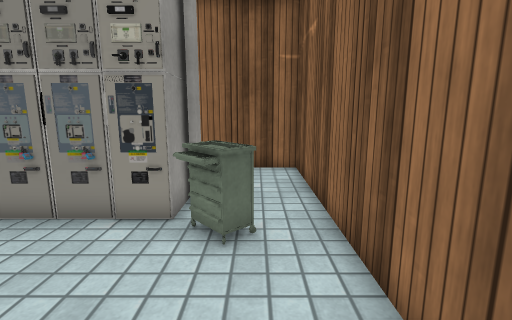
[1] (above)

16 first-person views from a walk through a Unity game level. The camera is 1.2 m above the floor, tilts 10° down and sees 85° across. The floor is counted in squares, 0.5 m on a side. Each view is taken from the middle of a square. On the plan, view 1 faces up. The plan holds only what a view shows up to about 18 squares ahead; the rest is blank. The player character is not drawn. Some surface patterns are stand-ins.

[2]
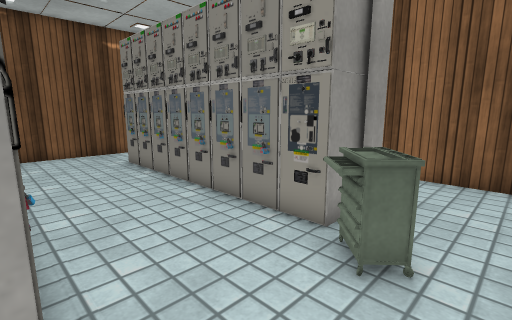

[3]
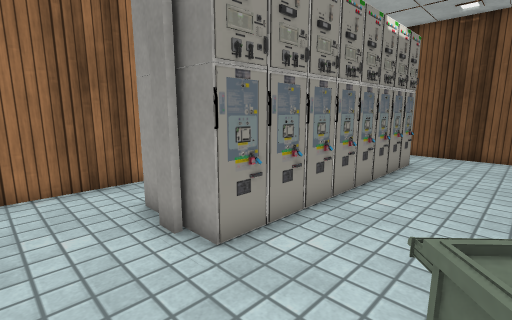

[4]
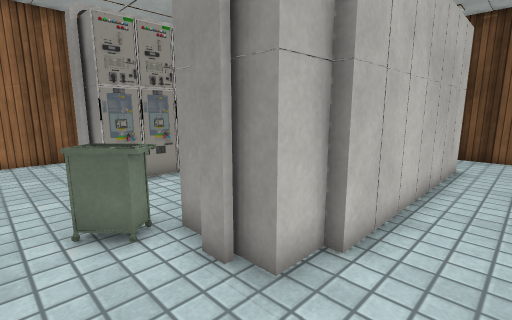

[5]
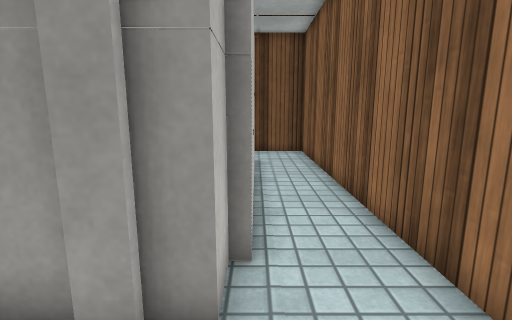

[6]
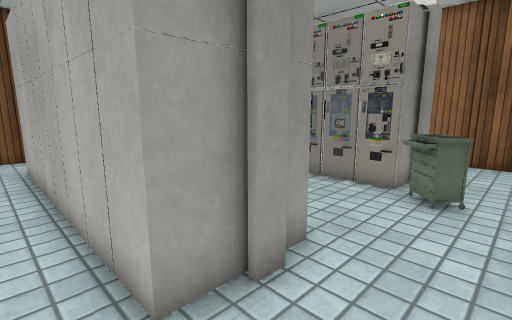

[7]
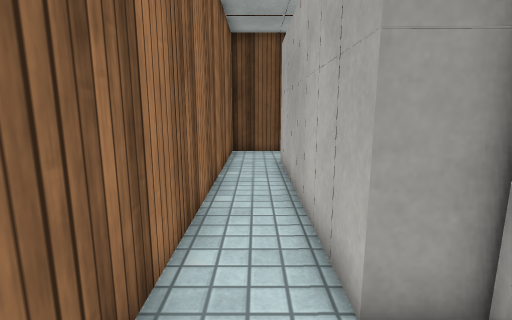

[8]
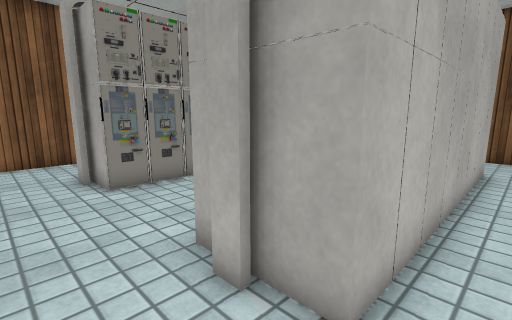

[9]
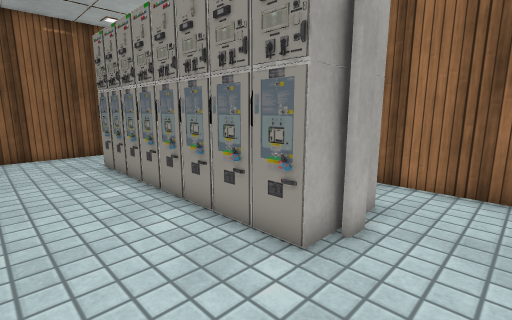

[10]
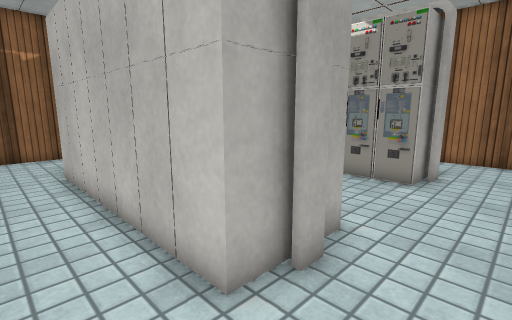

[11]
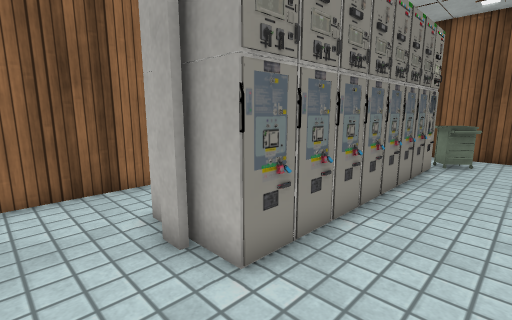

[12]
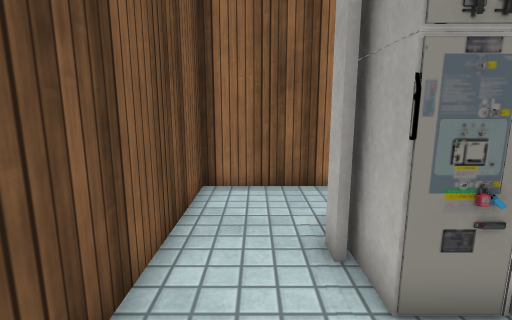

[13]
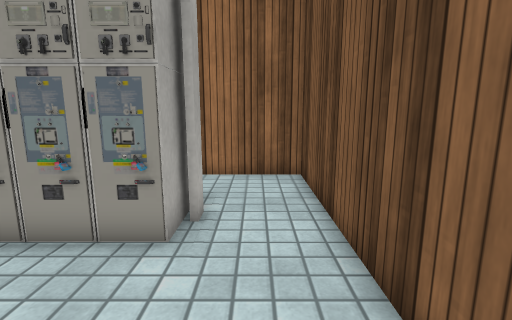

[14]
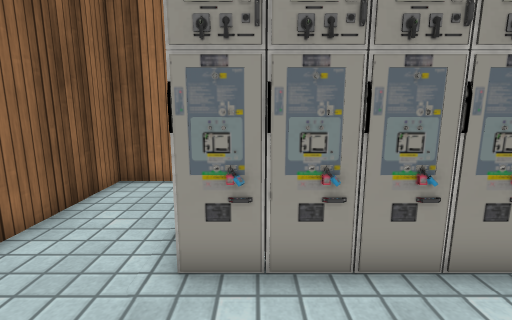

[15]
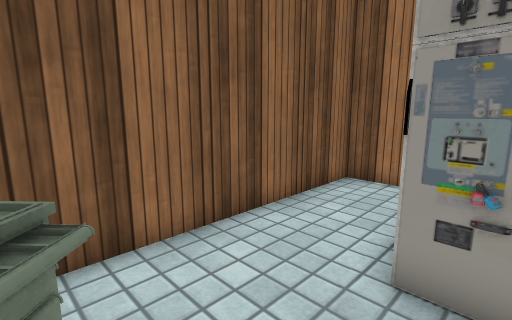

[16]
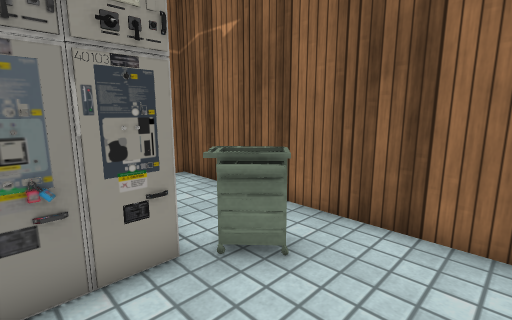

### Floor plan
Points are (right, up) in squares from view 1. A wall is a line through its corners. A room is listed if a view was taken in it or the views show most of it. See-through windows are left out.
Room 1 (views 1, 2, 3, 4, 5, 6, 7, 8, 9, 10, 11, 12, 13, 14, 15, 16)
walls: (-5.5, 1.4) (-4.9, 1.1); (-4.1, 1.4) (-3.6, 1.1); (-3.4, 5.7) (-3.9, 6); (-4, 1.1) (-2.3, 1.3); (-11.4, 5.9) (-11.9, 5.8); (-2.9, 1.4) (-2.3, 1.1); (-2.4, 5.9) (-12.4, 5.9) (-12.4, 8.9) (-3.2, 8.9); (-2.7, 1.1) (-2.3, 1.3); (-1.8, 1.2) (-1.8, -1.8) (-12.4, -1.8) (-12.4, 1.2) (-1.8, 1.2); (-3.2, 8.6) (-1.8, 8.6) (-1.8, 6.4); (-12.7, 7.1) (-12.7, 7.9); (-1.5, 0.2) (-1.5, -0.5); (-1.5, 7.9) (-1.5, 7.1); (-12.7, -0.5) (-12.7, 0.2); (-15.7, 11.8) (-15.7, -4.4) (1.7, -4.4) (1.7, 11.8) (-15.7, 11.8)
objects: lever (-2, 6); toolbox (-1, 5) to (0, 6)

Positions as (right, up) in squares from view 1, and headings:
1: (0, 0), facing up
2: (1, 1), facing up-left
3: (1, 5), facing down-left
4: (1, 11), facing down-left
5: (1, 9), facing left
6: (1, -3), facing up-left
7: (1, -3), facing left
8: (-15, -3), facing up-right
9: (-15, 5), facing down-right
10: (-15, 11), facing down-right
11: (-15, 3), facing up-right
12: (-14, 3), facing up
13: (-14, 6), facing down
14: (-3, 5), facing down
15: (-3, 5), facing down-right
16: (-4, 2), facing up-right
